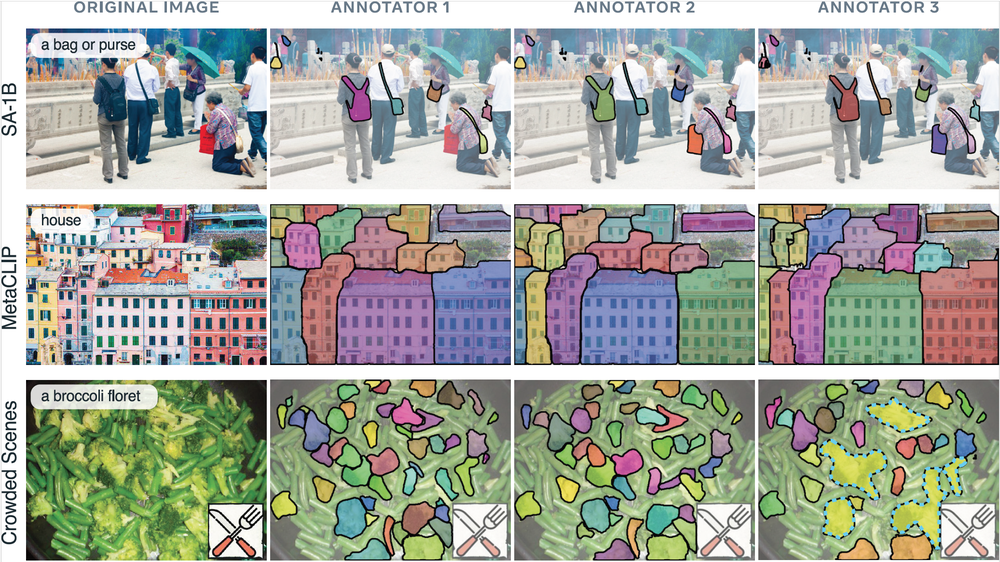
#> input picture assets/saco_gold_annotation.png, 1000 x 562 px, shrunk from 2073 x 1164 before the run
$ python -i mask_to_xy.py   (imports and definitions only)
#> lines starting #> are read from the running program, lines starting #| are printed output that depends on the picture; after the words box and inside, x2 and y2 are one past the last pixel; in counts of white or black regions, pixels touching at a corner belong together
from __future__ import annotations

from collections import deque
from dataclasses import dataclass
from pathlib import Path
from typing import Literal, Sequence

import numpy as np
from PIL import Image


Connectivity = Literal[4, 8]
SortMode = Literal["row_major", "none"]


@dataclass(frozen=True)
class MaskToXYResult:
    """Result returned by mask_to_xy_points when metadata is requested."""

    points_xy: np.ndarray
    denoised_mask: np.ndarray
    original_foreground_pixels: int
    kept_foreground_pixels: int
    removed_components: int
    kept_components: int


def load_binary_mask(
    mask: str | Path | Image.Image | np.ndarray,
    *,
    threshold: int | float = 127,
    foreground_value: Literal["bright", "dark"] = "bright",
) -> np.ndarray:
    """Load a binary mask as a bool array.

    Args:
        mask: Image path, PIL image, or numpy array. RGB/RGBA images are converted
            to grayscale before thresholding.
        threshold: Pixel values greater than this are foreground when
            foreground_value is "bright".
        foreground_value: Use "bright" for normal masks where white is foreground,
            or "dark" for inverted masks where black is foreground.

    Returns:
        A bool array with shape [height, width].
    """
#> called with mask = '../assets/saco_gold_annotation.png', threshold = 127, foreground_value = 'bright'

    if isinstance(mask, (str, Path)):
        array = np.asarray(Image.open(mask).convert("L"))
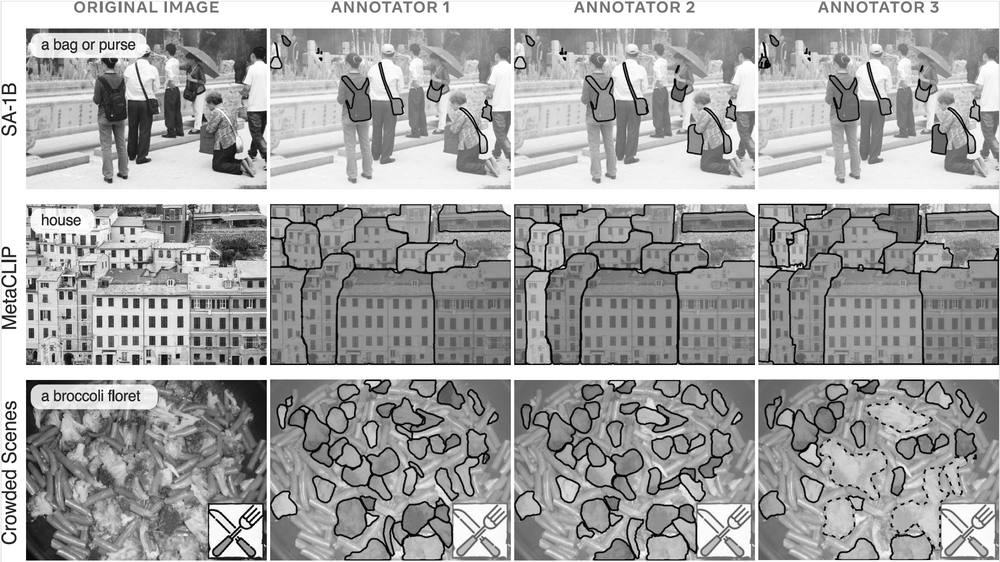
#> array: shape (562, 1000); min 0, max 255, mean 164.3
    elif isinstance(mask, Image.Image):
        array = np.asarray(mask.convert("L"))
    else:
        array = np.asarray(mask)

    if array.ndim == 3:
        if array.shape[2] == 4:
            array = array[:, :, :3]
        array = array.astype(np.float32).mean(axis=2)
    elif array.ndim != 2:
        raise ValueError(f"Mask must be 2D or image-like 3D array, got shape {array.shape}")

    if array.dtype == np.bool_:
        binary = array
    elif foreground_value == "bright":
        binary = array > threshold
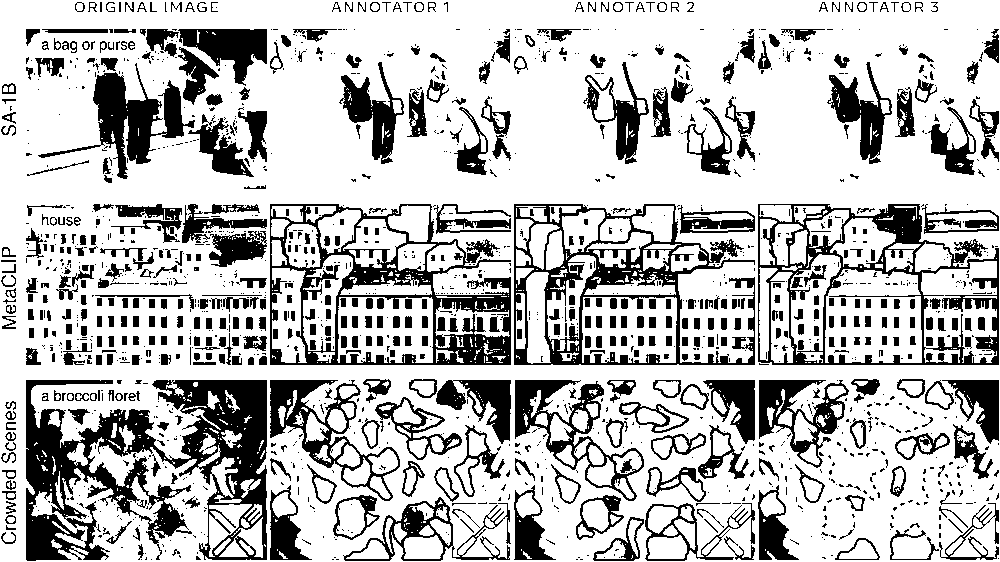
#> binary: shape (562, 1000) bool; 74.1% white; 1634 black regions (1100 under 20 px), largest, box (x1, y1, x2, y2) and area: (26, 380, 267, 561) 20140, (270, 204, 511, 365) 10628, (514, 204, 755, 365) 9313
    elif foreground_value == "dark":
        binary = array <= threshold
    else:
        raise ValueError("foreground_value must be 'bright' or 'dark'")

    return binary.astype(bool, copy=False)


def denoise_binary_mask(
    mask: str | Path | Image.Image | np.ndarray,
    *,
    threshold: int | float = 127,
    min_area: int = 16,
    connectivity: Connectivity = 8,
    keep_largest: bool = False,
    foreground_value: Literal["bright", "dark"] = "bright",
    return_metadata: bool = False,
) -> np.ndarray | MaskToXYResult:
    """Remove small connected foreground components from a binary mask.

    The denoising rule is area-based: each connected white region is measured in
    pixels, and regions smaller than min_area are removed. This removes isolated
    speckles without changing larger target regions.
    """

    if min_area < 1:
        raise ValueError("min_area must be >= 1")
    if connectivity not in (4, 8):
        raise ValueError("connectivity must be 4 or 8")

    binary = load_binary_mask(
        mask,
        threshold=threshold,
        foreground_value=foreground_value,
    )
    denoised, removed_components, kept_components = _remove_small_components(
        binary,
        min_area=min_area,
        connectivity=connectivity,
        keep_largest=keep_largest,
    )

    if not return_metadata:
        return denoised

    points = _mask_to_points(denoised, sort="row_major")
    return MaskToXYResult(
        points_xy=points,
        denoised_mask=denoised,
        original_foreground_pixels=int(binary.sum()),
        kept_foreground_pixels=int(denoised.sum()),
        removed_components=removed_components,
        kept_components=kept_components,
    )


def mask_to_xy_points(
    mask: str | Path | Image.Image | np.ndarray,
    *,
    threshold: int | float = 127,
    min_area: int = 16,
    connectivity: Connectivity = 8,
    keep_largest: bool = False,
    foreground_value: Literal["bright", "dark"] = "bright",
    sort: SortMode = "row_major",
    return_metadata: bool = False,
) -> np.ndarray | MaskToXYResult:
    """Convert a binary mask to foreground pixel coordinates.

    Args:
        mask: Image path, PIL image, or numpy array.
        threshold: Foreground threshold for non-bool masks.
        min_area: Remove connected components smaller than this many pixels.
        connectivity: 4-neighbor or 8-neighbor connected component definition.
        keep_largest: If true, keep only the largest remaining component.
        foreground_value: "bright" means white foreground; "dark" means black foreground.
        sort: "row_major" returns points ordered by y then x. "none" returns numpy's
            natural np.where order, which is currently also row-major for 2D arrays.
        return_metadata: If true, return MaskToXYResult instead of only points.

    Returns:
        np.ndarray of shape [N, 2], dtype int32. Each row is [x, y].
    """

    result = denoise_binary_mask(
        mask,
        threshold=threshold,
        min_area=min_area,
        connectivity=connectivity,
        keep_largest=keep_largest,
        foreground_value=foreground_value,
        return_metadata=True,
    )
    assert isinstance(result, MaskToXYResult)
    points = _mask_to_points(result.denoised_mask, sort=sort)

    if return_metadata:
        return MaskToXYResult(
            points_xy=points,
            denoised_mask=result.denoised_mask,
            original_foreground_pixels=result.original_foreground_pixels,
            kept_foreground_pixels=result.kept_foreground_pixels,
            removed_components=result.removed_components,
            kept_components=result.kept_components,
        )

    return points


def mask_file_to_xy_points(
    mask_path: str | Path,
    **kwargs,
) -> np.ndarray | MaskToXYResult:
    """Read a mask image from disk and return foreground [x, y] coordinates."""

    return mask_to_xy_points(mask_path, **kwargs)


# [10 lines left out: function mask_to_xy_list, not called in this run]


def _mask_to_points(mask: np.ndarray, *, sort: SortMode) -> np.ndarray:
    if sort not in ("row_major", "none"):
        raise ValueError("sort must be 'row_major' or 'none'")

    ys, xs = np.where(mask)
    points = np.stack((xs, ys), axis=1).astype(np.int32, copy=False)
    if sort == "row_major" and points.size:
        order = np.lexsort((points[:, 0], points[:, 1]))
        points = points[order]
    return points


def _remove_small_components(
    binary: np.ndarray,
    *,
    min_area: int,
    connectivity: Connectivity,
    keep_largest: bool,
) -> tuple[np.ndarray, int, int]:
    cv2_result = _remove_small_components_with_cv2(
        binary,
        min_area=min_area,
        connectivity=connectivity,
        keep_largest=keep_largest,
    )
    if cv2_result is not None:
        return cv2_result

    height, width = binary.shape
    visited = np.zeros_like(binary, dtype=bool)
    components: list[Sequence[tuple[int, int]]] = []

    neighbors = (
        [(-1, 0), (1, 0), (0, -1), (0, 1)]
        if connectivity == 4
        else [
            (-1, 0),
            (1, 0),
            (0, -1),
            (0, 1),
            (-1, -1),
            (-1, 1),
            (1, -1),
            (1, 1),
        ]
    )

    for start_y, start_x in zip(*np.where(binary & ~visited)):
        if visited[start_y, start_x]:
            continue

        queue: deque[tuple[int, int]] = deque([(int(start_y), int(start_x))])
        visited[start_y, start_x] = True
        component: list[tuple[int, int]] = []

        while queue:
            y, x = queue.popleft()
            component.append((y, x))

            for dy, dx in neighbors:
                ny = y + dy
                nx = x + dx
                if ny < 0 or ny >= height or nx < 0 or nx >= width:
                    continue
                if visited[ny, nx] or not binary[ny, nx]:
                    continue
                visited[ny, nx] = True
                queue.append((ny, nx))

        if len(component) >= min_area:
            components.append(component)

    if keep_largest and components:
        components = [max(components, key=len)]

    denoised = np.zeros_like(binary, dtype=bool)
    for component in components:
        ys, xs = zip(*component)
        denoised[np.asarray(ys), np.asarray(xs)] = True

    original_component_count = _count_components(binary, connectivity)
    kept_components = len(components)
    removed_components = max(0, original_component_count - kept_components)
    return denoised, removed_components, kept_components


def _remove_small_components_with_cv2(
    binary: np.ndarray,
    *,
    min_area: int,
    connectivity: Connectivity,
    keep_largest: bool,
) -> tuple[np.ndarray, int, int] | None:
#> called with min_area = 16, connectivity = 8, keep_largest = False
    try:
        import cv2  # type: ignore
    except ImportError:
        return None

    num_labels, labels, stats, _centroids = cv2.connectedComponentsWithStats(
        binary.astype(np.uint8),
        connectivity=connectivity,
    )
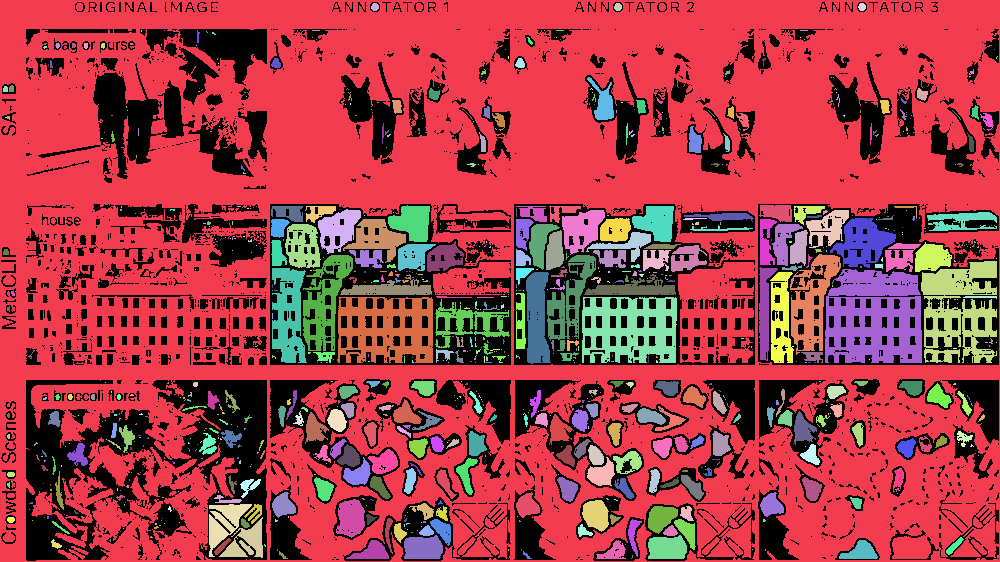
#> labels: shape (562, 1000) int32; 853 distinct labels, from 0 to 852; one colour per label, 0 black
#> num_labels = 853; stats = 853 rows, first 6: [1, 2, 998, 559, 145634], [0, 0, 1000, 562, 323156], [371, 3, 8, 8, 51], [614, 3, 8, 8, 51], [858, 3, 8, 8, 50], [141, 30, 1, 2, 2]
    if num_labels <= 1:
        return np.zeros_like(binary, dtype=bool), 0, 0

    component_ids = [
        label
        for label in range(1, num_labels)
        if int(stats[label, cv2.CC_STAT_AREA]) >= min_area
    ]
#> component_ids = 286 values from 1 to 851
    if keep_largest and component_ids:
        component_ids = [
            max(component_ids, key=lambda label: int(stats[label, cv2.CC_STAT_AREA]))
        ]

    denoised = np.isin(labels, component_ids)
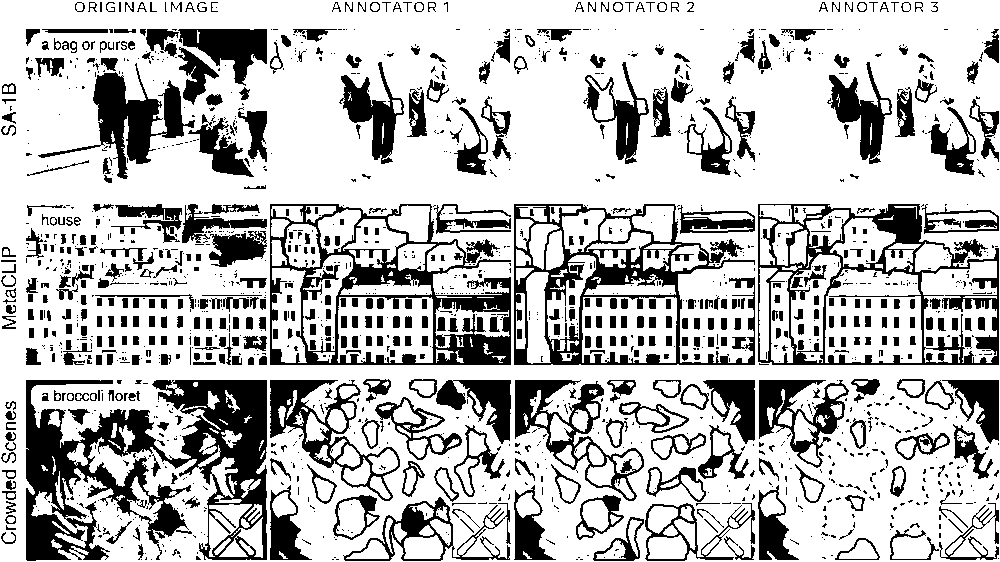
#> denoised: shape (562, 1000) bool; 73.8% white; 1634 black regions (1099 under 20 px), largest, box (x1, y1, x2, y2) and area: (26, 380, 267, 561) 20438, (270, 204, 511, 365) 10935, (514, 204, 755, 365) 9503
    kept_components = len(component_ids)
#> kept_components = 286
    removed_components = max(0, (num_labels - 1) - kept_components)
#> removed_components = 566
    return denoised, removed_components, kept_components


# [38 lines left out: function _count_components, not called in this run]

>>> result = mask_file_to_xy_points('../assets/saco_gold_annotation.png')
#> in denoise_binary_mask, `denoised, removed_components, kept_components = _remove_small_componen..`: kept_components = 286
#> in _mask_to_points, `points = np.stack((xs, ys), axis=1).astype(np.int32, copy=False)`: points = 414623 pairs, first value 0 to 999, second value 0 to 561
#> result has the same summary as points in _mask_to_points
